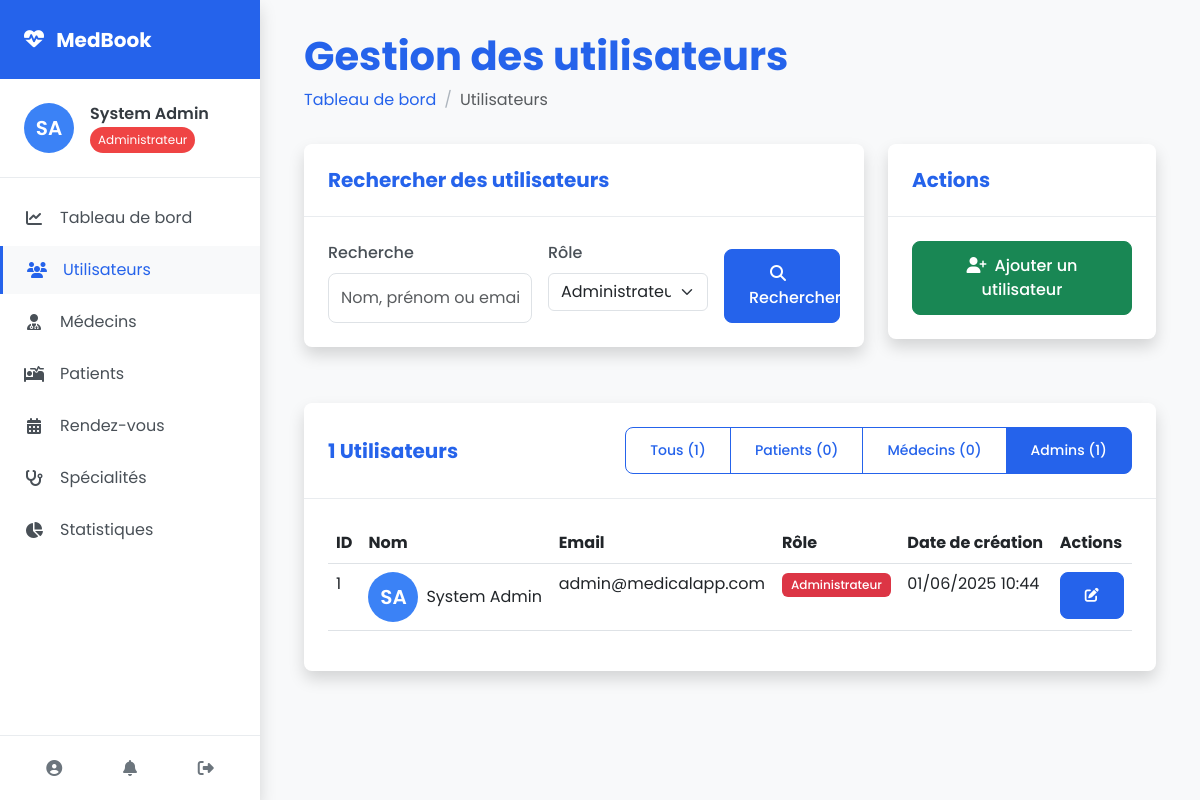
Page /admin/users.php (signed in) on the committed database.
### tables this page shows
CREATE TABLE `utilisateurs` (
  `id` int(11) NOT NULL AUTO_INCREMENT,
  `nom` varchar(50) NOT NULL,
  `prenom` varchar(50) NOT NULL,
  `email` varchar(100) NOT NULL UNIQUE,
  `mot_de_passe` varchar(255) NOT NULL,
  `role` enum('patient','medecin','administrateur') NOT NULL DEFAULT 'patient',
  `date_creation` datetime NOT NULL DEFAULT CURRENT_TIMESTAMP,
  PRIMARY KEY (`id`)
);

### admin/users.php (the view, shortened to what this page needs)
<?php
require_once '../includes/header.php';
$search = isset($_GET['search']) ? $_GET['search'] : '';
$where_clauses = [];
$params = [];
$where_sql = !empty($where_clauses) ? " WHERE " . implode(" AND ", $where_clauses) : "";
$sql = "SELECT * FROM utilisateurs" . $where_sql . " ORDER BY date_creation DESC";
$stmt = $conn->prepare($sql);
$stmt->execute($params);
$users = $stmt->fetchAll(PDO::FETCH_ASSOC);
?>
<?php require_once '../includes/sidebar.php'; ?>
<div class="main-content">
    <div class="container-fluid">
        <div class="page-header">
            <h1>Gestion des utilisateurs</h1>
            <nav aria-label="breadcrumb">
                <ol class="breadcrumb">
                    <li class="breadcrumb-item"><a href="dashboard.php">Tableau de bord</a></li>
                    <li class="breadcrumb-item active" aria-current="page">Utilisateurs</li>
                </ol>
            </nav>
        </div>
        <div class="row mb-4">
            <div class="col-md-8">
                <div class="dashboard-card">
                    <div class="dashboard-card-header">
                        <h2>Rechercher des utilisateurs</h2>
                    </div>
                    <div class="dashboard-card-body">
                        <form action="" method="GET" class="row g-3">
                            <div class="col-md-5">
                                <label for="search" class="form-label">Recherche</label>
                                <input type="text" class="form-control" id="search" name="search" value="<?= htmlspecialchars($search) ?>" placeholder="Nom, prénom ou email">
                            </div>
                            <div class="col-md-4">
                                <label for="role" class="form-label">Rôle</label>
                                <select class="form-select" id="role" name="role">
                                    <option value="administrateur" <?= $role === 'administrateur' ? 'selected' : '' ?>>Administrateurs</option>
                                </select>
                            </div>
                            <div class="col-md-3 d-flex align-items-end">
                                <button type="submit" class="btn btn-primary w-100">
                                    <i class="fas fa-search me-2"></i>Rechercher
                                </button>
                            </div>
                        </form>
                    </div>
                </div>
            </div>
            <div class="col-md-4">
                <div class="dashboard-card">
                    <div class="dashboard-card-header">
                        <h2>Actions</h2>
                    </div>
                    <div class="dashboard-card-body">
                        <div class="d-grid">
                            <button type="button" class="btn btn-success" data-bs-toggle="modal" data-bs-target="#addUserModal">
                                <i class="fas fa-user-plus me-2"></i>Ajouter un utilisateur
                            </button>
                        </div>
                    </div>
                </div>
            </div>
        </div>
        <div class="dashboard-card">
            <div class="dashboard-card-header d-flex justify-content-between align-items-center">
                <h2><?= count($users) ?> Utilisateurs</h2>
                <div class="btn-group" role="group">
                    <a href="users.php" class="btn btn-sm <?= $role === '' ? 'btn-primary' : 'btn-outline-primary' ?>">
                        Tous (<?= $conn->query("SELECT COUNT(*) FROM utilisateurs")->fetchColumn() ?>)
                    </a>
                    <a href="users.php?role=patient" class="btn btn-sm <?= $role === 'patient' ? 'btn-primary' : 'btn-outline-primary' ?>">
                        Patients (<?= $conn->query("SELECT COUNT(*) FROM utilisateurs WHERE role = 'patient'")->fetchColumn() ?>)
                    </a>
                    <a href="users.php?role=medecin" class="btn btn-sm <?= $role === 'medecin' ? 'btn-primary' : 'btn-outline-primary' ?>">
                        Médecins (<?= $conn->query("SELECT COUNT(*) FROM utilisateurs WHERE role = 'medecin'")->fetchColumn() ?>)
                    </a>
                    <a href="users.php?role=administrateur" class="btn btn-sm <?= $role === 'administrateur' ? 'btn-primary' : 'btn-outline-primary' ?>">
                        Admins (<?= $conn->query("SELECT COUNT(*) FROM utilisateurs WHERE role = 'administrateur'")->fetchColumn() ?>)
                    </a>
                </div>
            </div>
            <div class="dashboard-card-body">
                <?php if (count($users) > 0): ?>
                    <div class="table-responsive">
                        <table class="table table-hover">
                            <thead>
                                <tr>
                                    <th>ID</th>
                                    <th>Nom</th>
                                    <th>Email</th>
                                    <th>Rôle</th>
                                    <th>Date de création</th>
                                    <th>Actions</th>
                                </tr>
                            </thead>
                            <tbody>
                                <?php foreach ($users as $user): ?>
                                <tr>
                                    <td><?= $user['id'] ?></td>
                                    <td>
                                        <div class="d-flex align-items-center">
                                            <div class="user-avatar me-2">
                                                <?php
                                                $initials = strtoupper(substr($user['prenom'], 0, 1) . substr($user['nom'], 0, 1));
                                                ?>
                                                <span><?= $initials ?></span>
                                            </div>
                                            <?= htmlspecialchars($user['prenom'] . ' ' . $user['nom']) ?>
                                        </div>
                                    </td>
                                    <td><?= htmlspecialchars($user['email']) ?></td>
                                    <td>
                                        <?php
                                        switch ($user['role']) {
                                            case 'administrateur':
                                                echo '<span class="badge bg-danger">Administrateur</span>';
                                                break;
                                        }
                                        ?>
                                    </td>
                                    <td><?= date('d/m/Y H:i', strtotime($user['date_creation'])) ?></td>
                                    <td>
                                        <div class="btn-group">
                                            <a href="user-edit.php?id=<?= $user['id'] ?>" class="btn btn-sm btn-primary" title="Modifier">
                                                <i class="fas fa-edit"></i>
                                            </a>
                                        </div>
                                    </td>
                                </tr>
                                <?php endforeach; ?>
                            </tbody>
                        </table>
                    </div>
                <?php endif; ?>
            </div>
        </div>
    </div>
</div>
<?php require_once '../includes/footer.php'; ?>

### assets/css/style.css (style rules this page uses)
:root { --primary: #2563eb; --primary-light: #3b82f6; --primary-dark: #1d4ed8; --secondary: #7c3aed; --secondary-light: #8b5cf6; --secondary-dark: #6d28d9; --accent: #f59e0b; --accent-light: #fbbf24; --accent-dark: #d97706; --success: #10b981; --info: #06b6d4; --warning: #f59e0b; --danger: #ef4444; --light: #f8f9fa; --dark: #343a40; --white: #ffffff; --gray-100: #f8f9fa; --gray-200: #e9ecef; --gray-300: #dee2e6; --gray-400: #ced4da; --gray-500: #adb5bd; --gray-600: #6c757d; --gray-700: #495057; --gray-800: #343a40; --gray-900: #212529; --spacing-xs: 0.25rem; --spacing-sm: 0.5rem; --spacing-md: 1rem; --spacing-lg: 1.5rem; --spacing-xl: 3rem; --border-radius-sm: 0.25rem; --border-radius: 0.5rem; --border-radius-lg: 1rem; --border-radius-xl: 2rem; --shadow-sm: 0 0.125rem 0.25rem rgba(0, 0, 0, 0.075); --shadow: 0 0.5rem 1rem rgba(0, 0, 0, 0.15); --shadow-lg: 0 1rem 3rem rgba(0, 0, 0, 0.175); --transition-speed: 0.3s; }
body { font-family: 'Poppins', sans-serif; color: var(--gray-800); background-color: var(--gray-100); }
a { color: var(--primary); text-decoration: none; transition: color var(--transition-speed); }
.btn { font-weight: 500; padding: 0.75rem 1.5rem; border-radius: var(--border-radius); transition: all var(--transition-speed); }
.btn-primary { background-color: var(--primary); border-color: var(--primary); }
.btn-outline-primary { color: var(--primary); border-color: var(--primary); }
.form-control { padding: 0.75rem; font-size: 1rem; border-radius: var(--border-radius); border: 1px solid var(--gray-300); transition: border-color var(--transition-speed), box-shadow var(--transition-speed); }
.form-label { font-weight: 500; color: var(--gray-700); margin-bottom: 0.5rem; }
.dashboard-body { background-color: var(--gray-100); min-height: 100vh; display: flex; }
.user-avatar { width: 50px; height: 50px; background-color: var(--primary-light); color: var(--white); border-radius: 50%; display: flex; align-items: center; justify-content: center; font-weight: 600; font-size: 1.25rem; }
.main-content { margin-left: 260px; width: calc(100% - 260px); padding: 2rem; transition: margin-left var(--transition-speed), width var(--transition-speed); }
.page-header { margin-bottom: 2rem; }
.page-header h1 { font-weight: 700; color: var(--primary); margin-bottom: 0.5rem; }
.breadcrumb-item + .breadcrumb-item::before { color: var(--gray-500); }
.dashboard-card { background-color: var(--white); border-radius: var(--border-radius); box-shadow: var(--shadow); margin-bottom: 2rem; transition: transform var(--transition-speed), box-shadow var(--transition-speed); }
.dashboard-card-header { display: flex; align-items: center; justify-content: space-between; padding: 1.5rem; border-bottom: 1px solid var(--gray-200); }
.dashboard-card-header h2 { margin: 0; font-size: 1.25rem; font-weight: 700; color: var(--primary); }
.dashboard-card-body { padding: 1.5rem; }
.badge { padding: 0.5em 0.75em; font-weight: 500; }

### rows in the picture
utilisateurs: id "1", initials "SA", prenom+nom "System Admin", email "admin@medicalapp.com", role "Administrateur", date_creation "01/06/2025 10:44"

### other values in the picture
$initials "SA"
$_SESSION['prenom'] "System"
$_SESSION['nom'] "Admin"
$role "Administrateur"
$item['text'] "Tableau de bord"
$item['text'] "Utilisateurs"
$item['text'] "Médecins"
$item['text'] "Patients"
$item['text'] "Rendez-vous"
$item['text'] "Spécialités"
$item['text'] "Statistiques"
count($users) "1"
$conn->query("SELECT COUNT(*) FROM utilisateurs")->fetchColumn() "1"
